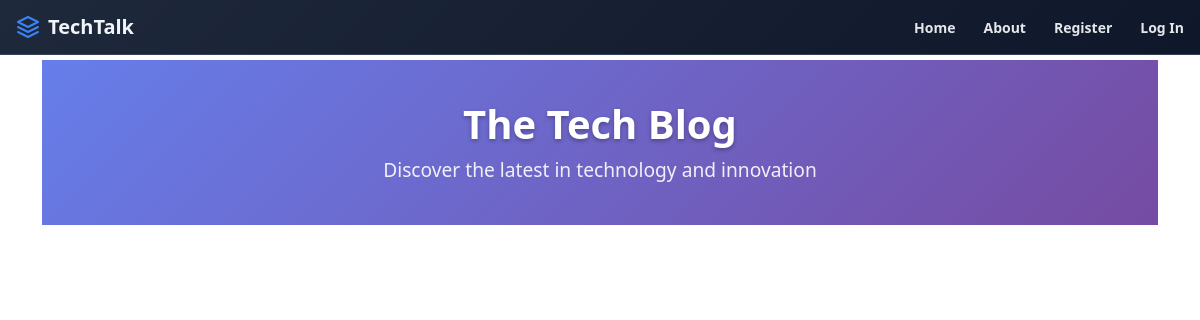
Before: / with the older database file.
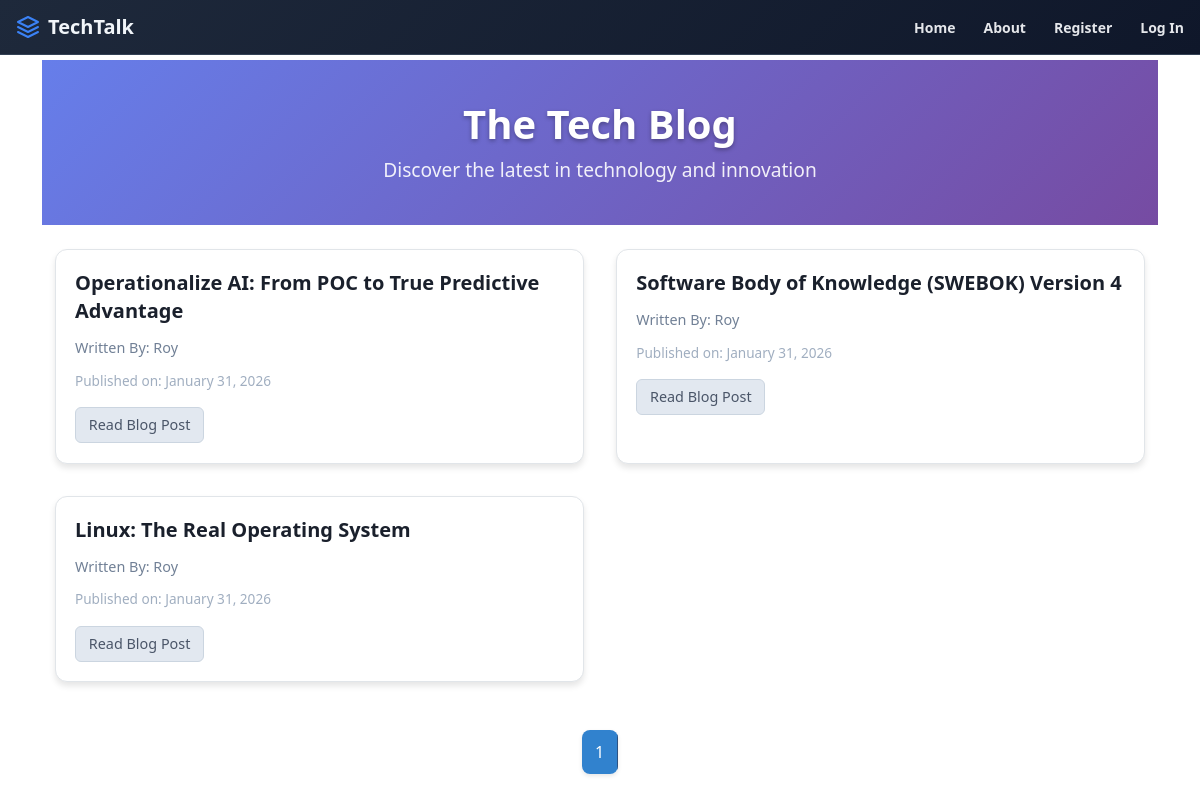
After: the same page with the newer database file.
### Thetechblog/model.py (models this page shows, shortened)
class Blogpost(db.Model):
    users=db.relationship(User, overlaps="author,posts")
    id=db.Column(db.Integer,primary_key=True)
    user_id=db.Column(db.Integer,db.ForeignKey('users.id'),nullable=False)
    date=db.Column(db.DateTime,nullable=False,default=datetime.utcnow)
    title=db.Column(db.String(140),nullable=False)
    text=db.Column(db.Text,nullable=False)

class User(db.Model, UserMixin):
    __tablename__='users'
    id=db.Column(db.Integer,primary_key=True)
    profile_image=db.Column(db.String(20),nullable=False,default='default_profile.jpg')
    email=db.Column(db.String(64),unique=True,index=True)
    username=db.Column(db.String(64),unique=True,index=True)
    password_hash=db.Column(db.String(128))
    posts=db.relationship('Blogpost',backref='author',lazy=True)

### Thetechblog/core/views.py (the view)
@core.route('/')
def index():
    page=request.args.get('page',1,type=int)
    blog_posts=Blogpost.query.order_by(Blogpost.date.desc()).paginate(page=page,per_page=5)
    return render_template('index.html',blog_posts=blog_posts)

### Thetechblog/templates/index.html (shortened to what this page needs)
{% extends "base.html"%}
{% block content%}
<div style="background: linear-gradient(135deg, #667eea 0%, #764ba2 100%); color: white; padding: 2.5rem 0.8rem; text-align: center; margin-bottom: 1.5rem;">
    <h1 style="font-size: 2.5rem; font-weight: 700; margin: 0; text-shadow: 0 2px 4px rgba(0,0,0,0.3);">The Tech Blog</h1>
    <p style="font-size: 1.2rem; margin: 0.5rem 0 0 0; opacity: 0.9;">Discover the latest in technology and innovation</p>
</div>
<div style="max-width: 1200px; margin: 0 auto; padding: 0 0.8rem;">
    <div style="display: grid; grid-template-columns: repeat(auto-fit, minmax(350px, 1fr)); gap: 2rem; margin-bottom: 3rem;">
{%for post in blog_posts.items%}
<div style="background: white; border-radius: 12px; box-shadow: 0 4px 6px rgba(0, 0, 0, 0.1); overflow: hidden; transition: all 0.3s ease; border: 1px solid #e1e5e9;" onmouseover="this.style.transform='translateY(-4px)'; this.style.boxShadow='0 8px 25px rgba(0, 0, 0, 0.15)';" onmouseout="this.style.transform='translateY(0)'; this.style.boxShadow='0 4px 6px rgba(0, 0, 0, 0.1)';">
  <div style="padding: 1.2rem;">
    <h5 style="font-size: 1.25rem; font-weight: 600; margin: 0 0 0.75rem 0; line-height: 1.4;"><a href="{{url_for('blogposts.blog_post',blog_post_id=post.id)}}" style="color: #1a202c; text-decoration: none; transition: color 0.2s ease;" onmouseover="this.style.color='#3182ce';" onmouseout="this.style.color='#1a202c';">{{post.title}}</a></h5>
    <div style="display: flex; align-items: center; margin-bottom: 0.75rem;">
        <a href="{{url_for('users.user_posts',username=post.author.username)}}" style="text-transform: capitalize;color: #718096; text-decoration: none; font-size: 0.9rem; font-weight: 500; transition: color 0.2s ease;" onmouseover="this.style.color='#4a5568';" onmouseout="this.style.color='#718096';">Written By: {{post.author.username}}</a>
    </div>
    <p style="color: #a0aec0; font-size: 0.85rem; margin: 0 0 1rem 0; font-weight: 400;">Published on: {{post.date.strftime('%B %d, %Y')}}</p>
    <a href="{{url_for('blogposts.blog_post',blog_post_id=post.id)}}" style="display: inline-block; background: #e2e8f0; color: #4a5568; padding: 0.4rem 0.8rem; border-radius: 6px; text-decoration: none; font-weight: 500; font-size: 0.9rem; transition: all 0.2s ease; border: 1px solid #cbd5e0;" onmouseover="this.style.background='#cbd5e0'; this.style.color='#2d3748';" onmouseout="this.style.background='#e2e8f0'; this.style.color='#4a5568';">Read Blog Post</a>
  </div>
</div>
{%endfor%}
    </div>
    <nav aria-label="Page navigation" style="display: flex; justify-content: center; margin-top: 2rem;">
        <ul style="display: flex; list-style: none; margin: 0; padding: 0; background: white; border-radius: 8px; box-shadow: 0 2px 4px rgba(0, 0, 0, 0.1); overflow: hidden;">
            {% for page_num in blog_posts.iter_pages(left_edge=1,right_edge=1,left_current=1,right_current=2) %}
                {% if blog_posts.page == page_num %}
            <li style="margin: 0;"><a href="{{url_for('core.index',page=page_num)}}" style="display: block; padding: 0.6rem 0.8rem; background: #3182ce; color: white; text-decoration: none; font-weight: 500; border-right: 1px solid #2c5282;">{{page_num}}</a></li>
                {% endif %}
            {% endfor %}
        </ul>
    </nav>
</div>
{%endblock%}

Changed rows visible on the page:
added Blogpost: title "Operationalize AI: From POC to True Predictive Advantage", author.username "Roy", date "January 31, 2026"
added Blogpost: title "Software Body of Knowledge (SWEBOK) Version 4", author.username "Roy", date "January 31, 2026"
added Blogpost: title "Linux: The Real Operating System", author.username "Roy", date "January 31, 2026"
Other visible differences:
new list line: "1"
